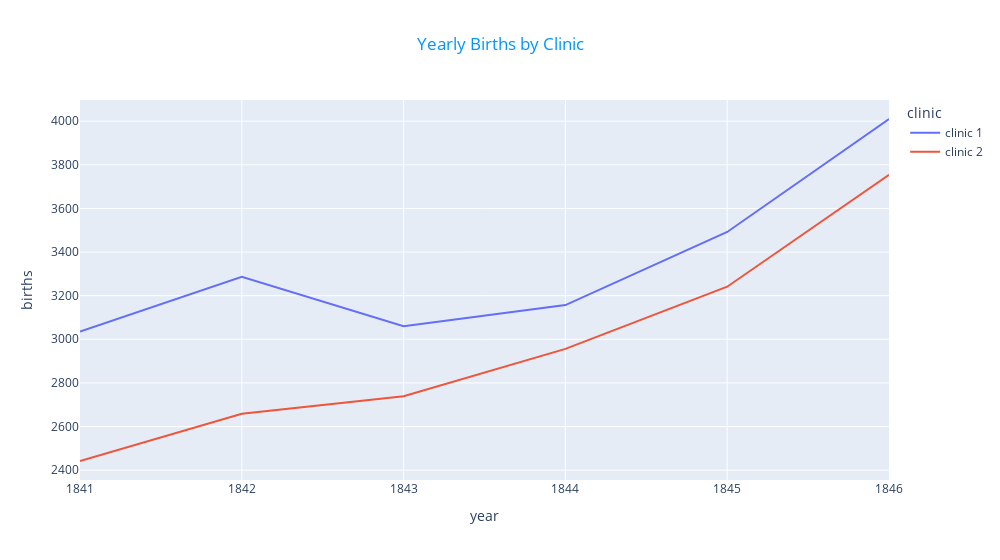

Notebook code for this chart:
### Markdown cell above
# The Yearly Data Split by Clinic

Now let's look at the annual data instead. 

**Challenge**: Use plotly to create line charts of the births and deaths of the two different clinics at the Vienna General Hospital. 
* Which clinic is bigger or more busy judging by the number of births?
* Has the hospital had more patients over time? 
* What was the highest number of deaths recorded in clinic 1 and clinic 2?

### Code cell
line = px.line(df_yearly, x='year', y='births',color='clinic',title='Yearly Births by Clinic').update_layout(title_x=0.5, width=1000)
line['layout']['title']['font'] = dict(color='#0096FF')

line.show()

### Figure 1 — Plotly figure (JSON) as saved in the notebook; plotly's stock layout.template omitted (floating-point values rounded to 4 significant figures)
{"data": [{"hovertemplate": "clinic=clinic 1<br>year=%{x}<br>births=%{y}<extra></extra>", "legendgroup": "clinic 1", "line": {"color": "#636efa", "dash": "solid"}, "marker": {"symbol": "circle"}, "mode": "lines", "name": "clinic 1", "orientation": "v", "showlegend": true, "type": "scatter", "x": [1841, 1842, 1843, 1844, 1845, 1846], "xaxis": "x", "y": [3036, 3287, 3060, 3157, 3492, 4010], "yaxis": "y"}, {"hovertemplate": "clinic=clinic 2<br>year=%{x}<br>births=%{y}<extra></extra>", "legendgroup": "clinic 2", "line": {"color": "#EF553B", "dash": "solid"}, "marker": {"symbol": "circle"}, "mode": "lines", "name": "clinic 2", "orientation": "v", "showlegend": true, "type": "scatter", "x": [1841, 1842, 1843, 1844, 1845, 1846], "xaxis": "x", "y": [2442, 2659, 2739, 2956, 3241, 3754], "yaxis": "y"}], "layout": {"legend": {"title": {"text": "clinic"}, "tracegroupgap": 0}, "title": {"font": {"color": "#0096FF"}, "text": "Yearly Births by Clinic", "x": 0.5}, "width": 1000, "xaxis": {"anchor": "y", "domain": [0, 1], "title": {"text": "year"}}, "yaxis": {"anchor": "x", "domain": [0, 1], "title": {"text": "births"}}}}
